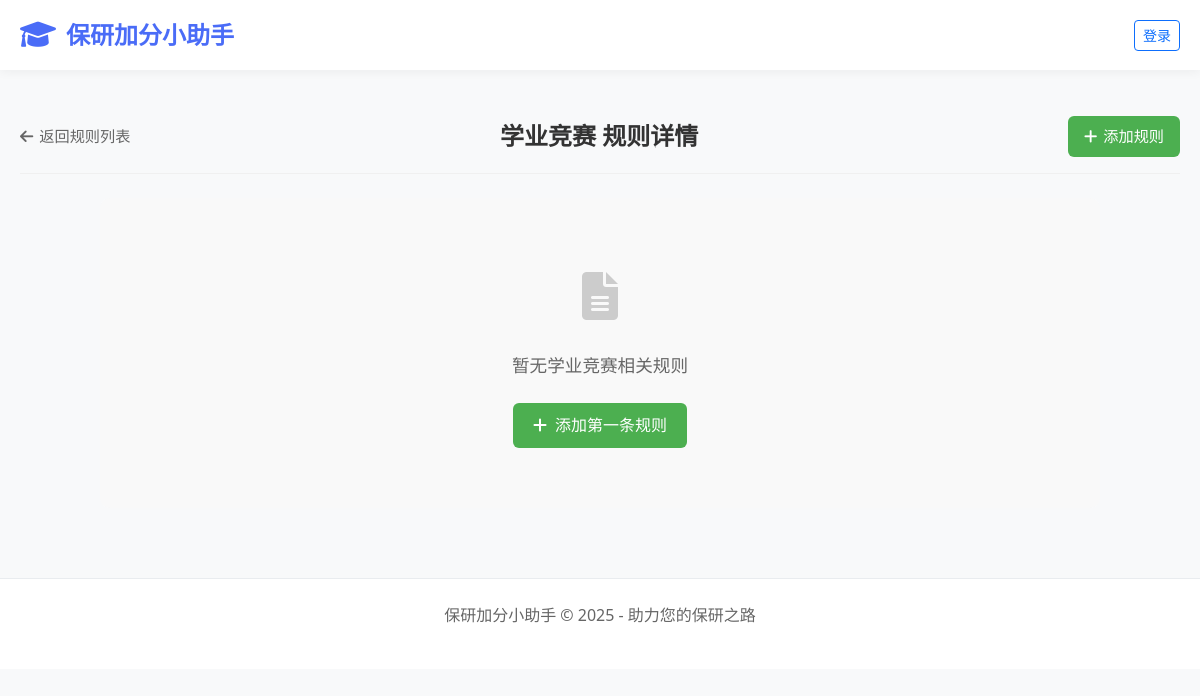
Page /counselor/rules/student-competition/ on the earlier database version.
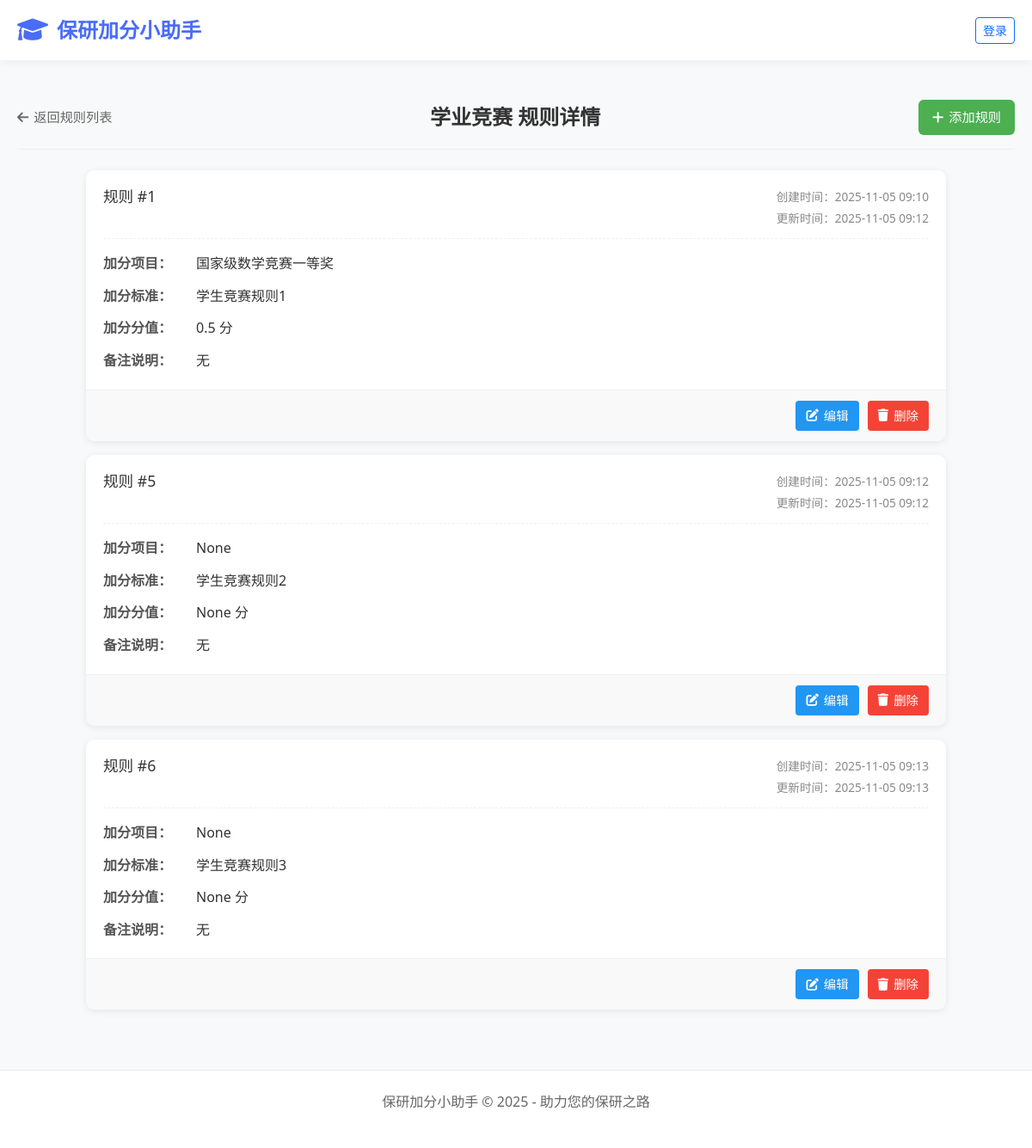
Same page on the later database version.
### apps/students/models.py (models this page shows, shortened)
class Rule(models.Model):
    RULE_TYPE_CHOICES = [
        ('student-competition', '学业竞赛'),
        ('research-achievement', '科研成果'),
        ('innovation-entrepreneurship', '创新创业训练'),
        ('comprehensive-performance', '综合表现加分'),
    ]
    item_name = models.CharField(max_length=200, verbose_name="加分项目名称", null=True, blank=True)
    description = models.TextField(verbose_name="加分标准说明")
    score = models.DecimalField(max_digits=5, decimal_places=1, verbose_name="加分分值", null=True, blank=True)
    remark = models.TextField(blank=True, null=True, verbose_name="备注信息")
    rule_type = models.CharField(max_length=50, choices=RULE_TYPE_CHOICES, verbose_name="规则分类")
    created_at = models.DateTimeField(auto_now_add=True, verbose_name="创建时间")
    updated_at = models.DateTimeField(auto_now=True, verbose_name="更新时间")
    class Meta:
        verbose_name = "加分规则"
        verbose_name_plural = "加分规则"

### apps/counselors/views.py (the view)
# urls.py: path('rules/<str:rule_type>/', views.rule_detail, name='rule_detail'),
def rule_detail(request, rule_type):
    rule_map = {
        'student-competition': '学业竞赛',
        'research-achievement': '科研成果',
        'innovation-entrepreneurship': '创新创业训练',
        'comprehensive-performance': '综合表现加分'
    }
    rules = Rule.objects.filter(rule_type=rule_type)
    return render(request, 'counselors/rule_detail.html', {
        'rules': rules,
        'category_name': rule_map.get(rule_type, '规则详情'),
        'rule_type': rule_type
    })

### templates/counselors/rule_detail.html (shortened to what this page needs)
{% extends 'counselors/base.html' %}
{% load static %}
{% block extra_css %}
    <link href="{% static 'CSS/counselor/rule_detail.css' %}" rel="stylesheet">
{% endblock %}
{% block content %}
    <div class="page-header">
        <a href="{% url 'rules_management' %}" class="back-btn">
            <i class="fas fa-arrow-left"></i>
            <span>返回规则列表</span>
        </a>
        <h1 class="page-title">{{ category_name }} 规则详情</h1>
        <a href="{% url 'add_rule' %}?type={{ rule_type }}" class="add-rule-btn">
            <i class="fas fa-plus"></i>
            <span>添加规则</span>
        </a>
    </div>
    <div class="rules-container">
        {% if rules %}
            <div class="rules-list">
                {% for rule in rules %}
                    <div class="rule-item">
                        <div class="rule-content">
                            <div class="rule-header">
                                <h3 class="rule-title">规则 #{{ rule.id }}</h3>
                                <div class="rule-meta">
                                    <span class="create-time">创建时间：{{ rule.created_at|date:"Y-m-d H:i" }}</span>
                                    {% if rule.updated_at != rule.created_at %}
                                        <span class="update-time">更新时间：{{ rule.updated_at|date:"Y-m-d H:i" }}</span>
                                    {% endif %}
                                </div>
                            </div>
                            <div class="rule-details">
                                <div class="detail-item">
                                    <span class="detail-label">加分项目：</span>
                                    <span class="detail-value">{{ rule.item_name }}</span>
                                </div>
                                <div class="detail-item">
                                    <span class="detail-label">加分标准：</span>
                                    <span class="detail-value">{{ rule.description }}</span>
                                </div>
                                <div class="detail-item">
                                    <span class="detail-label">加分分值：</span>
                                    <span class="detail-value">{{ rule.score }} 分</span>
                                </div>
                                <div class="detail-item">
                                    <span class="detail-label">备注说明：</span>
                                    <span class="detail-value">{{ rule.remark|default:"无" }}</span>
                                </div>
                            </div>
                        </div>
                        <div class="rule-actions">
                            <a href="{% url 'edit_rule' rule.id %}" class="action-btn edit-btn">
                                <i class="fas fa-edit"></i>
                                <span>编辑</span>
                            </a>
                            <button class="action-btn delete-btn" data-rule-id="{{ rule.id }}">
                                <i class="fas fa-trash"></i>
                                <span>删除</span>
                            </button>
                        </div>
                    </div>
                {% endfor %}
            </div>
        {% else %}
            <div class="empty-state">
                <div class="empty-icon">
                    <i class="fas fa-file-alt"></i>
                </div>
                <div class="empty-text">暂无{{ category_name }}相关规则</div>
                <a href="{% url 'add_rule' %}?type={{ rule_type }}" class="add-first-btn">
                    <i class="fas fa-plus"></i>
                    <span>添加第一条规则</span>
                </a>
            </div>
        {% endif %}
    </div>
{% endblock %}

### templates/counselors/base.html (shortened to what this page needs)
<!DOCTYPE html>
<html lang="zh-CN">
<head>
    <link href="https://cdn.jsdelivr.net/npm/bootstrap@5.3.0-alpha1/dist/css/bootstrap.min.css" rel="stylesheet">
    <link rel="stylesheet" href="https://cdnjs.cloudflare.com/ajax/libs/font-awesome/6.0.0/css/all.min.css">
    {% load static %}
    <link href="{% static 'CSS/base.css' %}" rel="stylesheet">
    {% block extra_css %}{% endblock %}
</head>
<body>
    <nav class="navbar">
        <div class="container">
            <div class="navbar-content">
                <a href="{% url 'counselor_dashboard' %}" class="logo">
                    <i class="fas fa-graduation-cap"></i>
                    <span>保研加分小助手</span>
                </a>
                <div class="user-info">
                    {% if user.is_authenticated %}
                        <a href="#" class="d-flex align-items-center text-decoration-none" title="个人资料">
                            <div class="user-avatar">{{ user.profile.full_name|first|default:"辅" }}</div>
                            <span class="username ms-2">{{ user.profile.full_name|default:"辅导员" }}</span>
                        </a>
                    {% else %}
                        <a href="#" class="btn btn-outline-primary btn-sm">登录</a>
                    {% endif %}
                </div>
            </div>
        </div>
    </nav>
    <div class="container">
        <div class="main-content">
            {% block content %}{% endblock %}
        </div>
    </div>
    <footer class="footer">
        <div class="container">
            <p>保研加分小助手 &copy; 2025 - 助力您的保研之路</p>
        </div>
    </footer>
</body>
</html>

### static/CSS/base.css (style rules this page uses)
:root { --primary: #4a6cf7; --primary-light: #6a8aff; --secondary: #6c757d; --light-bg: #f8f9fa; --dark-text: #333333; --gray-text: #666666; --light-gray: #e9ecef; --white: #ffffff; --card-shadow: 0 4px 12px rgba(0, 0, 0, 0.08); --hover-shadow: 0 8px 24px rgba(0, 0, 0, 0.12); }
* { margin: 0; padding: 0; box-sizing: border-box; }
body { font-family: 'Segoe UI', 'PingFang SC', 'Microsoft YaHei', sans-serif; background-color: var(--light-bg); color: var(--dark-text); line-height: 1.6; }
.container { max-width: 1200px; margin: 0 auto; padding: 0 20px; }
.navbar { background: var(--white); box-shadow: 0 2px 10px rgba(0, 0, 0, 0.05); padding: 1rem 0; position: sticky; top: 0; z-index: 100; }
.navbar-content { display: flex; justify-content: space-between; align-items: center; width: 100%; }
.logo { display: flex; align-items: center; gap: 10px; font-weight: 700; font-size: 1.5rem; color: var(--primary); text-decoration: none; }
.logo i { font-size: 1.8rem; }
.user-info { display: flex; align-items: center; gap: 12px; margin-left: auto; }
.main-content { padding: 30px 0; }
.page-header { display: flex; justify-content: space-between; align-items: center; margin-bottom: 30px; }
.page-title { font-size: 1.8rem; font-weight: 700; color: var(--dark-text); }
.footer { background: var(--white); padding: 24px 0; margin-top: 40px; text-align: center; color: var(--gray-text); border-top: 1px solid var(--light-gray); }

### static/CSS/counselor/rule_detail.css (style rules this page uses)
.page-header { display: flex; justify-content: space-between; align-items: center; padding: 16px 0; margin-bottom: 24px; border-bottom: 1px solid #f0f0f0; }
.back-btn { display: flex; align-items: center; color: #666; text-decoration: none; font-size: 0.95rem; }
.back-btn i { margin-right: 6px; }
.page-title { margin: 0; font-size: 1.5rem; color: #333; }
.add-rule-btn { display: flex; align-items: center; background-color: #4CAF50; color: white; padding: 8px 16px; border-radius: 6px; text-decoration: none; font-size: 0.95rem; }
.add-rule-btn i { margin-right: 6px; }
.rules-container { max-width: 1000px; margin: 0 auto; }
.rules-list { display: flex; flex-direction: column; gap: 16px; }
.rule-item { display: flex; flex-direction: column; background: white; border-radius: 10px; box-shadow: 0 2px 8px rgba(0,0,0,0.08); overflow: hidden; }
.rule-content { padding: 20px; }
.rule-header { display: flex; justify-content: space-between; align-items: flex-start; margin-bottom: 16px; padding-bottom: 12px; border-bottom: 1px dashed #f0f0f0; }
.rule-title { margin: 0; font-size: 1.1rem; color: #333; }
.rule-meta { display: flex; flex-direction: column; gap: 4px; font-size: 0.85rem; color: #888; }
.rule-details { display: flex; flex-direction: column; gap: 12px; }
.detail-item { display: flex; flex-wrap: wrap; gap: 8px; }
.detail-label { font-weight: 600; color: #555; min-width: 100px; }
.detail-value { flex: 1; color: #333; line-height: 1.6; }
.rule-actions { display: flex; justify-content: flex-end; gap: 10px; padding: 12px 20px; background-color: #f9f9f9; border-top: 1px solid #f0f0f0; }
.action-btn { display: flex; align-items: center; gap: 6px; padding: 6px 12px; border-radius: 4px; border: none; cursor: pointer; font-size: 0.9rem; text-decoration: none; }
.edit-btn { background-color: #2196F3; color: white; }
.delete-btn { background-color: #f44336; color: white; }

Differences in the rows shown:
added Rule: id "1", created_at "2025-11-05 09:10", updated_at "2025-11-05 09:12", item_name "国家级数学竞赛一等奖", description "学生竞赛规则1", score "0.5", remark "无"
added Rule: id "5", created_at "2025-11-05 09:12", updated_at "2025-11-05 09:12", item_name "None", description "学生竞赛规则2", score "None", remark "无"
added Rule: id "6", created_at "2025-11-05 09:13", updated_at "2025-11-05 09:13", item_name "None", description "学生竞赛规则3", score "None", remark "无"
Other differences:
{{ category_name }}: "学业竞赛" → (not shown)
text no longer shown: "暂无 相关规则 添加第一条规则"
